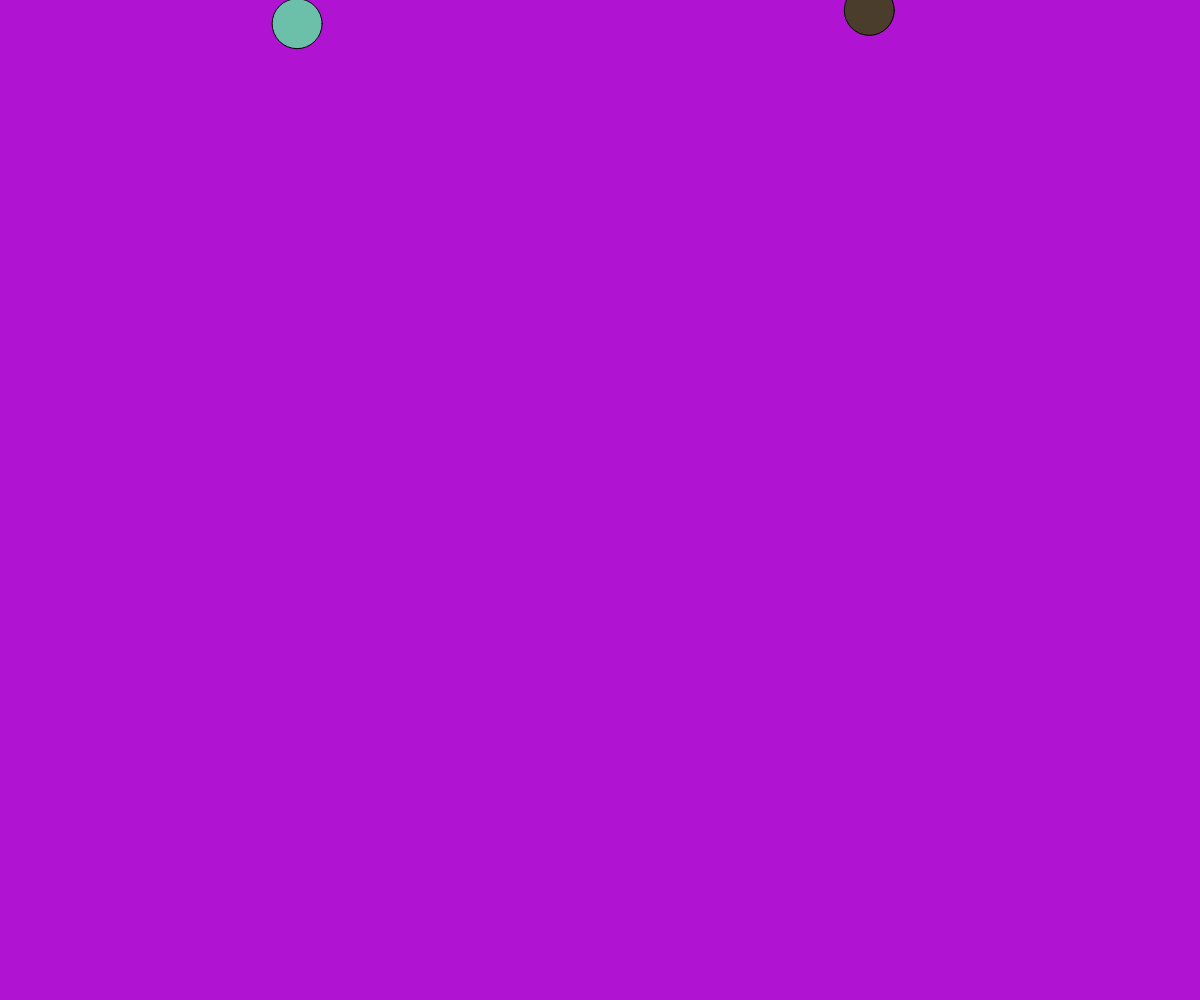
Frame 1 (no input)
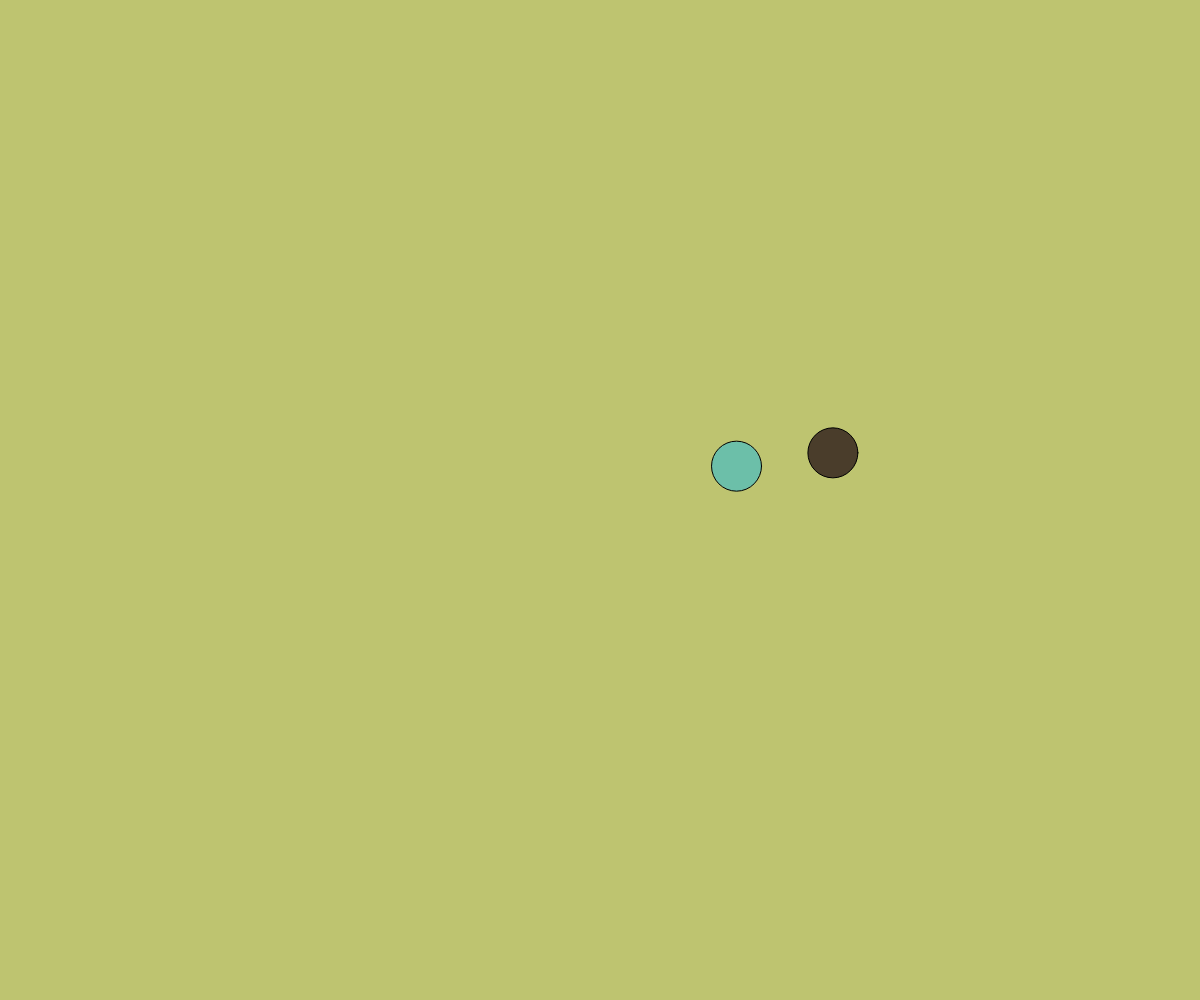
Frame 60 (no input)
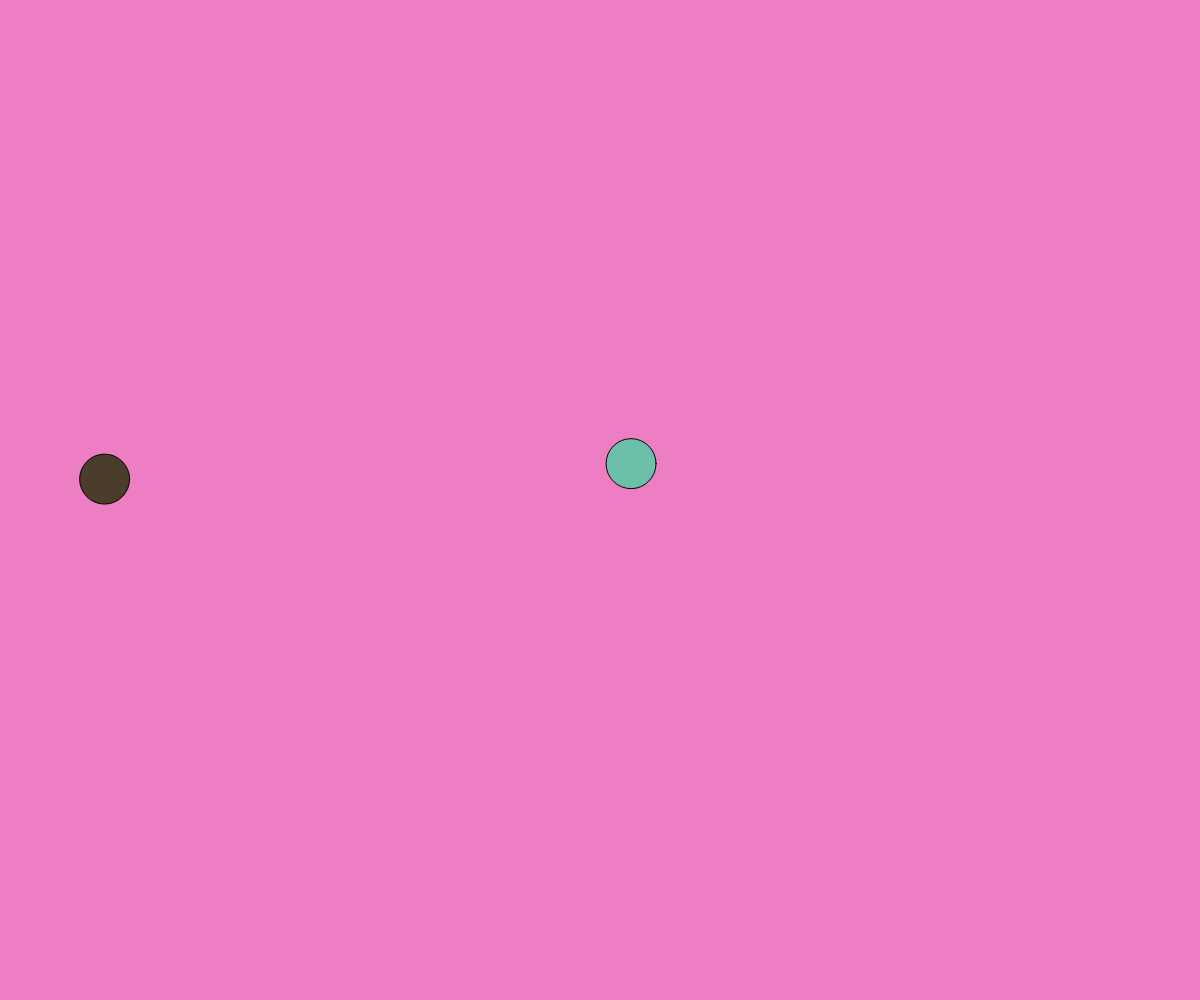
Frame 120 (the mouse pressed at the canvas centre since frame 60)

The p5.js sketch that drew these frames (run headless with seeded random() and noise() and a simulated clock; from frame 60 on, the mouse is pressed at the canvas centre):

// p5.js sketch
// ── sketch.js
let bouncingBalls = [];


function setup() {
  createCanvas(windowWidth, windowHeight);
  for (i = 0; i < 2; i++) {
    let x = random(width);
    let y = random(50);
    let dy = 0;
    let dx = (1, -1, random(-20, 20), random(-1, 1), random(-20, 20));
    let c = color(random (i,250), random (i,250), random (i,250));
    bouncingBalls[i] = new Ball(x, y, dy, dx, c);
  }
}

function draw() {
  background(random (i,250), random (i,250), random (i,250));
  for (let ball of bouncingBalls) {
    ball.update();
    ball.display();
  }
}

class Ball {
  constructor(x, y, dy, dx, c) {
    this.x = x;
    this.y = y;
    this.dy = dy;
    this.dx = dx;
    this.color = c;
  }
  update() {
    this.y += this.dy;
    this.dy += 0.25;
    this.x += this.dx;
    if (this.y >= height && this.dy > 0) {
      this.dy = -0.95 * this.dy;
    }
    if (this.x >= width || this.x <= 0) {
      this.dx = -1 * this.dx;
    }

  }
  display() {
    fill(this.color);
    circle(this.x, this.y, 50);
    
  }
}
